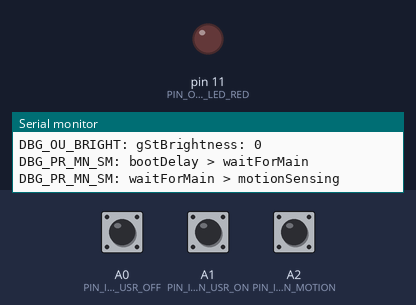
A sketch run on a simulated Arduino Uno, built with avr-gcc and run on an emulated ATmega328P. Shown: output pins drawn as LEDs (lit = HIGH), the last lines printed to the serial monitor. Inputs (shaded band) come from the test bench; at power-on: A1 (PIN_IN_BTN_USR_ON) HIGH, A0 (PIN_IN_BTN_USR_OFF) HIGH, A2 (PIN_IN_BTN_MOTION) HIGH.

Above: at 1.2 s.
1.3 s: A1 (PIN_IN_BTN_USR_ON) pulled LOW for 0.15 s
At 2.0 s:
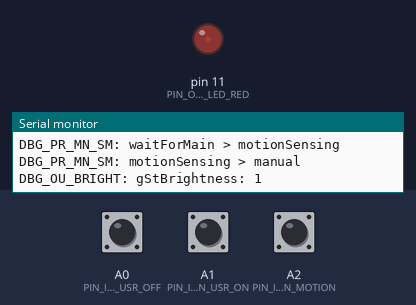
2.9 s: A0 (PIN_IN_BTN_USR_OFF) pulled LOW for 0.15 s
At 4.2 s:
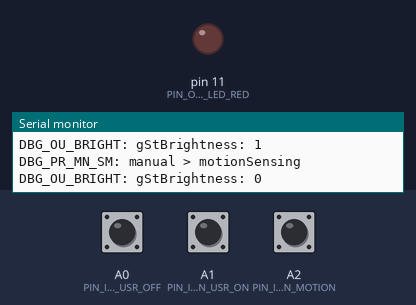
4.5 s: A1 (PIN_IN_BTN_USR_ON) pulled LOW for 1 s
At 5.6 s:
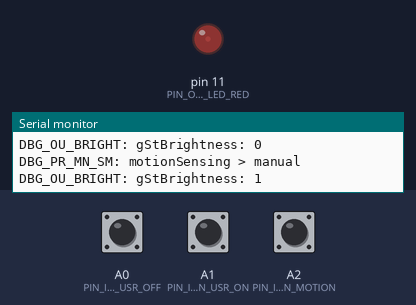
7.0 s: A0 (PIN_IN_BTN_USR_OFF) pulled LOW for 1 s
At 7.5 s:
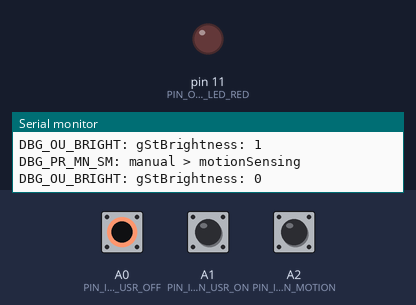
9.5 s: A1 (PIN_IN_BTN_USR_ON) pulsed LOW 5 times (0.12 s each, 0.3 s apart)
At 11.5 s:
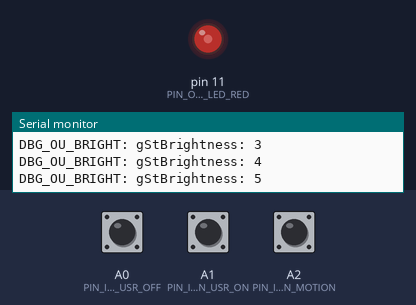
12.5 s: A1 (PIN_IN_BTN_USR_ON) pulsed LOW 2 times (0.12 s each, 0.3 s apart)
At 12.74 s:
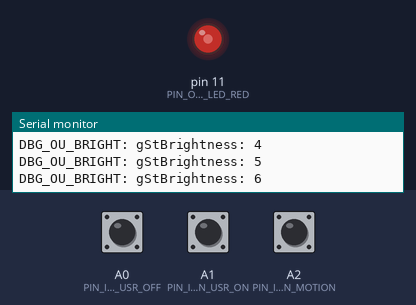
Timing chart, 0 to 15.5 s (numbered marks = the images above; inputs shaded):
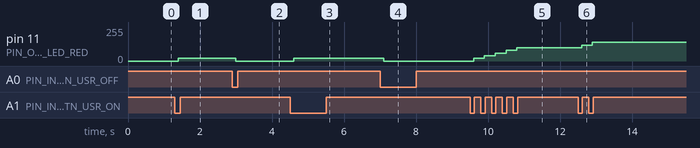

Measured:
- after the input at 1.3 s, pin 11 (PIN_OUT_LED_RED): 0/255 → 20/255 after 0.10 s
- after the input at 2.9 s, pin 11 (PIN_OUT_LED_RED): 20/255 → 0/255 after 0.10 s
- after the input at 4.5 s, pin 11 (PIN_OUT_LED_RED): 0/255 → 20/255 after 0.10 s
- after the input at 7.0 s, pin 11 (PIN_OUT_LED_RED): 20/255 → 0/255 after 0.10 s
- after the input at 9.5 s, pin 11 (PIN_OUT_LED_RED): moves from 0/255 to 100/255 over 1.2 s, starting after 0.10 s
- after the input at 12.5 s, pin 11 (PIN_OUT_LED_RED): 100/255 → 120/255 after 0.10 s, → 140/255 0.30 s later

The sketch:

MotionSensing.ino
```cpp
#include "Arduino.h"
#include "definitions.h"
#include "debBtns.h"

uint8_t gStPins[PIN_IN_BTN_QTY]{
  PIN_IN_BTN_USR_OFF,
  PIN_IN_BTN_USR_ON,
  PIN_IN_BTN_MOTION
};
// An array to hold debounced pin states.
bool gStDebStates[PIN_IN_BTN_QTY]{};


void setup() {
  // put your setup code here, to run once:
  pinMode(PIN_IN_BTN_USR_OFF, INPUT_PULLUP);
  pinMode(PIN_IN_BTN_USR_ON, INPUT_PULLUP);
  // const bool isEnabled = (ACTV_ST == LOW) ? !digitalRead(PIN_IN_BTN_USR_ON):digitalRead(PIN_IN_BTN_USR_ON);
  pinMode(PIN_IN_BTN_MOTION, INPUT_PULLUP);
  //const bool isEnabled = (ACTV_ST == LOW) ? !digitalRead(PIN_IN_BTN_MOTION):digitalRead(PIN_IN_BTN_MOTION);
  pinMode(PIN_IN_BTN_MODE, INPUT_PULLUP);

  btn_deb_Init(gStPins, gStDebStates);

  pinMode(PIN_OUT_LED_RED, OUTPUT);
  digitalWrite(PIN_OUT_LED_RED, LOW);

  #ifdef DBG_ALL
  DBG_PORT.begin(DBG_BAUD);
  DBG_PORT.println(F("MotionSensing Implementation."));
  #endif
}

void loop() {
  // put your main code here, to run repeatedly:
  // *******************************************
  // ********** Global vars dec start **********
  // Static: use gSt
  static bool gStIsInitDone{};
  static uint8_t gStBrightness{};

  // Non-static: use gNs
  bool gNsIsUserBtnOff{};
  bool gNsIsUserBtnOn{};
  bool gNsIsMotion{};
  // ********** Global vars dec end   **********
  // *******************************************

  // *******************************************
  // ************** Inputs start ***************
  // use in_
  // Debounce multiple pins start =====
  btn_deb_Btns(gStPins, gStDebStates);
  // Debounce multiple pins end   =====
  // ************** Inputs end   ***************
  // *******************************************

  // *******************************************
  // ********* Post-input maint start **********
  // use pi_
  gNsIsUserBtnOff = !gStDebStates[0];

  static uint8_t pi_isUserBtnOnPrev{0xFF};
  if(pi_isUserBtnOnPrev != (uint8_t)gStDebStates[1]){
    gNsIsUserBtnOn = !gStDebStates[1];
    pi_isUserBtnOnPrev = (uint8_t)gStDebStates[1];
  }

  gNsIsMotion = !gStDebStates[2];
  // ********* Post-input maint end   **********
  // *******************************************

  // *******************************************
  // ************** Process start **************
  // use pr_
  static uint32_t pr_mn_sm_tRef{};
  enum class pr_mn_sm_St:uint8_t
  {
    init,
    bootDelay,
    waitForMain,
    motionSensing,
    manual
  };
  static pr_mn_sm_St pr_mn_sm_st{};
  switch(pr_mn_sm_st)
  {
    case pr_mn_sm_St::init:
    {
      pr_mn_sm_st = pr_mn_sm_St::bootDelay;
      #ifdef DBG_PR_MN_SM
      DBG_PORT.println(F("DBG_PR_MN_SM: init > bootDelay"));
      #endif
    }
      break;
    case pr_mn_sm_St::bootDelay:
    {
      if(millis() - pr_mn_sm_tRef > 1000){ //const uint32_t SUFFIX_TSPAN_DELAY_BOOT = 3000;
        pr_mn_sm_st = pr_mn_sm_St::waitForMain;
        #ifdef DBG_PR_MN_SM
        DBG_PORT.println(F("DBG_PR_MN_SM: bootDelay > waitForMain"));
        #endif
      }
    }
      break;
    case pr_mn_sm_St::waitForMain:
    {
      gStIsInitDone = true;
      if(gStIsInitDone) {
        pr_mn_sm_st = pr_mn_sm_St::motionSensing;
        #ifdef DBG_PR_MN_SM
        DBG_PORT.println(F("DBG_PR_MN_SM: waitForMain > motionSensing"));
        #endif
      }
    }
      break;
    case pr_mn_sm_St::motionSensing:
    {
      static uint32_t tRef{};
      static uint8_t st{};
      switch (st)
      {
      case 0: // Off entry.
        gStBrightness = 0;
        st = 1;
        break;
      case 1: // Off.
        if(gNsIsMotion){
          st = 2;
        }
        break;
      case 2: // On entry.
        gStBrightness = 1;
        tRef = millis();
        st = 3;
        break;
      case 3: // On.
        if(gNsIsMotion){
          st = 2;
        }
        else if(millis() - tRef > 5000){
          st = 0;
        }
        break;
      default:
        st = 0;
        break;
      }

      if(gNsIsUserBtnOn) {
        st = 0;
        pr_mn_sm_st = pr_mn_sm_St::manual;
        #ifdef DBG_PR_MN_SM
        DBG_PORT.println(F("DBG_PR_MN_SM: motionSensing > manual"));
        #endif
      }
    }
      break;
    case pr_mn_sm_St::manual:
    {
      static uint8_t st{};
      switch (st)
      {
        case 0: // Entry.
          gStBrightness += 1;
          st = 1;
          break;
        case 1:
          if(gNsIsUserBtnOn){
            if(gStBrightness < 10){
              st = 0;
            }
          }
          else if(gNsIsUserBtnOff){
            st = 0;
            pr_mn_sm_st = pr_mn_sm_St::motionSensing;
            #ifdef DBG_PR_MN_SM
            DBG_PORT.println(F("DBG_PR_MN_SM: manual > motionSensing"));
            #endif
          }
          break;
        default:
          st = 0;
          break;
      }
    }
      break;
    default:
      /*Do nothing.*/
      break;
  }
  // ************** Process end   **************
  // *******************************************

  // *******************************************
  // ************** Outputs start **************
  // use ou_
  static uint8_t ou_brightPrev{0xFF};
  if(ou_brightPrev != gStBrightness){
    analogWrite(PIN_OUT_LED_RED, gStBrightness ? gStBrightness*20 : 0);
    #ifdef DBG_OU_BRIGHT
    DBG_PORT.print(F("DBG_OU_BRIGHT: gStBrightness: ")); DBG_PORT.println(gStBrightness);
    #endif
    ou_brightPrev = gStBrightness;
  }
  // ************** Outputs end   **************
  // *******************************************

  // *******************************************
  // ********* Post-output maint start *********
  // use po_
  // ********* Post-output maint end   *********
  // *******************************************

}
```

debBtns.h
```cpp
#ifndef DEBBTNS_H
#define DEBBTNS_H
#include "definitions.h"

// Debounces the state of a pin.
// Returns true if there is a new debounced state.
// stRaw: raw input from button
// stPrev: pointer to a boolean where the prev debounced state is stored (should be static).
// stDeb: pointer to a boolean where the new debounced state will be stored (should be static).
// st: pointer to a uint8_t var where the state machine state is kept (should be static).
// tRef: pointer to timer var (should be static).
bool btn_deb_Btn(bool stRaw, bool* stPrev, bool* stDeb, uint8_t* st, uint32_t* tRef){
  bool isNewSt{};
  switch (*st)
  {
    case 0:
      if(*stPrev != stRaw){
        *tRef = millis();
        *st = 1;
      }
      break;
    case 1:
      if(*stPrev == stRaw){
        *st = 0;
      }
      else if(millis() - *tRef > 100){ // const uint32_t TSPAN_BTNDEBOUNCE = 100;
        *stPrev = stRaw;
        *stDeb = stRaw;
        isNewSt = true;
        *st = 0;
      }
      break;
    default:
      break;
  }
  return isNewSt;
}

// Debounces the states of multiple pins.
// pins: pointer to an array of pins.
// statesDeb: pointer to an array of uint8_t where the debounced states will be stored.
void btn_deb_Btns(uint8_t* pins, bool* statesDeb){
  static bool statesPrev[PIN_IN_BTN_QTY]{};
  static uint8_t statesSm[PIN_IN_BTN_QTY]{};
  static uint32_t tRefs[PIN_IN_BTN_QTY]{};
  for (uint8_t i=0; i<PIN_IN_BTN_QTY; i++) {
    btn_deb_Btn(digitalRead(*(pins+i)), &statesPrev[i], statesDeb+i, &statesSm[i], &tRefs[i]);
  }
}

// Initializes the states of multiple buttons at boot.
// pins: pointer to an array of pins.
// statesDeb: pointer to an array of uint8_t where the debounced states will be stored.
void btn_deb_Init(uint8_t* pins, bool* statesDeb){
  for (uint8_t i=0; i<PIN_IN_BTN_QTY; i++) {
    *(statesDeb+i) = digitalRead(*(pins+i));
  }
}
#endif
```

definitions.h
```cpp
#ifndef DEFINITIONS_H
#define DEFINITIONS_H

#define DBG_ALL

#ifdef DBG_ALL
#define DBG_PORT Serial
#define DBG_BAUD 9600

#define DBG_PR_MN_SM
#define DBG_OU_BRIGHT
#endif

const uint8_t PIN_IN_BTN_QTY = 3;

const uint8_t PIN_IN_BTN_USR_OFF = A0;

const uint8_t PIN_IN_BTN_USR_ON = A1;
const bool ACTVST_BTN_USR_ON = LOW;

const uint8_t PIN_IN_BTN_MOTION = A2;
const bool ACTVST_BTN_MOTION = LOW;

const uint8_t PIN_IN_BTN_MODE = A3;

const uint8_t PIN_OUT_LED_RED = 11;
#endif
```
